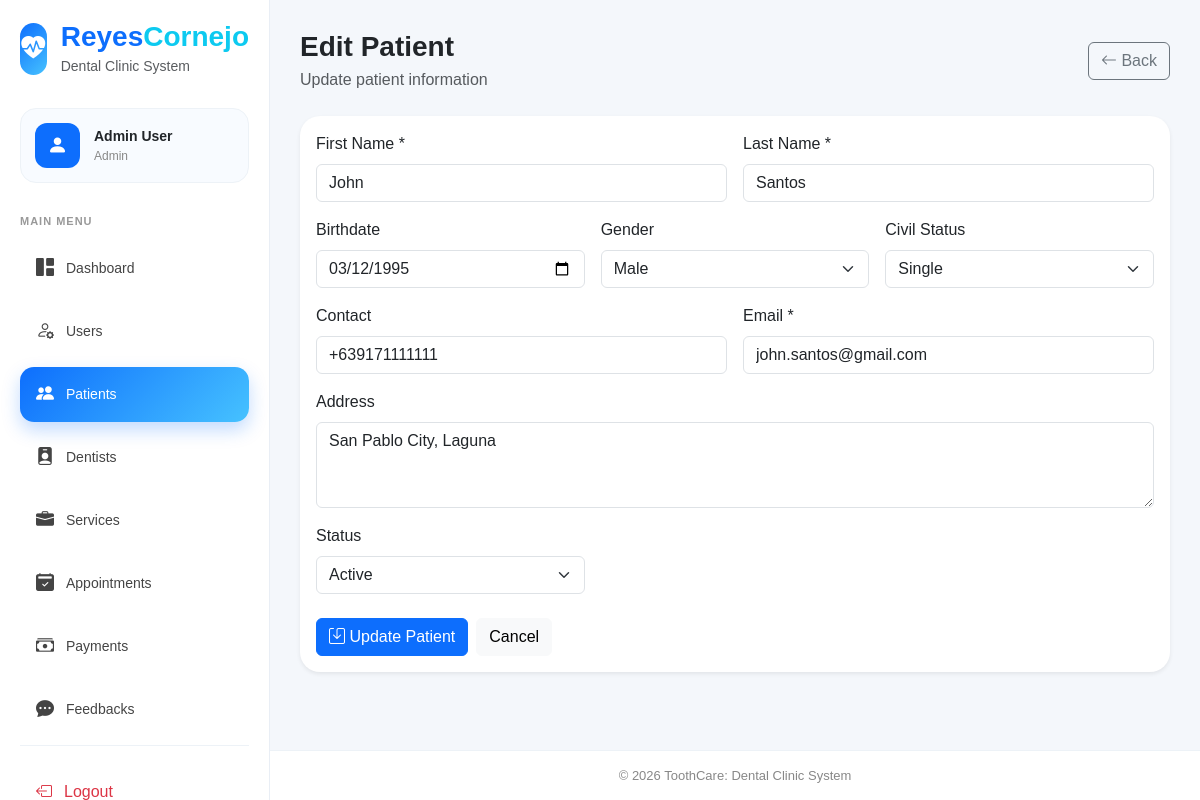
Page /public/admin/patients/edit?id=1 (signed in) on the committed database.
### tables this page shows
CREATE TABLE
    patients (
        id INT AUTO_INCREMENT PRIMARY KEY,
        firstname VARCHAR(100) NOT NULL,
        lastname VARCHAR(100) NOT NULL,
        birthdate DATE NULL,
        gender ENUM ('male', 'female', 'other') NULL,
        contact VARCHAR(30) NULL,
        email VARCHAR(150) NULL,
        address TEXT NULL,
        civil_status ENUM ('single', 'married', 'widowed', 'separated') NULL,
        status ENUM ('active', 'inactive') DEFAULT 'active',
        created_at TIMESTAMP DEFAULT CURRENT_TIMESTAMP,
        updated_at TIMESTAMP NULL DEFAULT NULL ON UPDATE CURRENT_TIMESTAMP,
        INDEX idx_patients_name (firstname, lastname),
        INDEX idx_patients_contact (contact),
        INDEX idx_patients_email (email),
        INDEX idx_patients_status (status)
    );

### models/Database.php (called while the page is built, shortened)
<?php
class Database {
    protected PDO $conn;
    public function __construct() {
        $this->conn = new PDO(
            'mysql:host=localhost;dbname=toothcare;charset=utf8',
            'root',
            '',
            [
                PDO::ATTR_ERRMODE => PDO::ERRMODE_EXCEPTION,
                PDO::ATTR_DEFAULT_FETCH_MODE => PDO::FETCH_ASSOC
            ]
        );
    }
    protected function fetch($sql, $params = []) {
        $stmt = $this->conn->prepare($sql);
        $stmt->execute($params);
        return $stmt->fetch();
    }
}

### models/BaseModel.php (called while the page is built, shortened)
<?php
require_once "Database.php";
class BaseModel extends Database {
    protected $table;
    protected $primaryKey = 'id';
    public function find($id, $columns = "*") {
        return $this->fetch("
            SELECT {$columns}
            FROM {$this->table}
            WHERE {$this->primaryKey} = ?
        ", [$id]);
    }
}

### public/admin/patients/edit.php (the view, shortened to what this page needs)
<?php
$patientClass = new Patient();
$id = $_GET['id'] ?? null;
$patient = $patientClass->find($id);
$errors = [];
$form = [
    'firstname' => $patient['firstname'],
    'lastname' => $patient['lastname'],
    'birthdate' => $patient['birthdate'],
    'gender' => $patient['gender'],
    'contact' => $patient['contact'],
    'email' => $patient['email'],
    'address' => $patient['address'],
    'civil_status' => $patient['civil_status'],
    'status' => $patient['status']
];
?>
<div class="main-wrapper">
    <div class="content">
        <div class="dashboard-header mb-4">
            <div>
                <h3 class="fw-bold mb-1">Edit Patient</h3>
                <p class="text-muted mb-0">Update patient information</p>
            </div>
            <a href="<?= PROJECT_BASE ?>admin/patients" class="btn btn-outline-secondary">
                <i class="bi bi-arrow-left"></i> Back
            </a>
        </div>
        <div class="card border-0 shadow-sm dashboard-panel">
            <div class="card-body">
                <form method="POST">
                    <div class="row g-3">
                        <div class="col-md-6">
                            <label class="form-label">First Name *</label>
                            <input type="text"
                                name="firstname"
                                class="form-control <?= isset($errors['firstname']) ? 'is-invalid' : '' ?>"
                                value="<?= htmlspecialchars($form['firstname']) ?>">
                        </div>
                        <div class="col-md-6">
                            <label class="form-label">Last Name *</label>
                            <input type="text"
                                name="lastname"
                                class="form-control <?= isset($errors['lastname']) ? 'is-invalid' : '' ?>"
                                value="<?= htmlspecialchars($form['lastname']) ?>">
                        </div>
                        <div class="col-md-4">
                            <label class="form-label">Birthdate</label>
                            <input type="date"
                                name="birthdate"
                                class="form-control"
                                value="<?= htmlspecialchars($form['birthdate']) ?>">
                        </div>
                        <div class="col-md-4">
                            <label class="form-label">Gender</label>
                            <select name="gender" class="form-select">
                                <option value="male" <?= $form['gender'] === 'male' ? 'selected' : '' ?>>Male</option>
                            </select>
                        </div>
                        <div class="col-md-4">
                            <label class="form-label">Civil Status</label>
                            <select name="civil_status" class="form-select">
                                <option value="single" <?= $form['civil_status'] === 'single' ? 'selected' : '' ?>>Single</option>
                            </select>
                        </div>
                        <div class="col-md-6">
                            <label class="form-label">Contact</label>
                            <input type="text"
                                name="contact"
                                class="form-control"
                                value="<?= htmlspecialchars($form['contact']) ?>">
                        </div>
                        <div class="col-md-6">
                            <label class="form-label">Email *</label>
                            <input type="email"
                                name="email"
                                class="form-control <?= isset($errors['email']) ? 'is-invalid' : '' ?>"
                                value="<?= htmlspecialchars($form['email']) ?>">
                        </div>
                        <div class="col-12">
                            <label class="form-label">Address</label>
                            <textarea name="address" rows="3" class="form-control"><?= htmlspecialchars($form['address']) ?></textarea>
                        </div>
                        <div class="col-md-4">
                            <label class="form-label">Status</label>
                            <select name="status" class="form-select">
                                <option value="active" <?= $form['status'] === 'active' ? 'selected' : '' ?>>Active</option>
                            </select>
                        </div>
                    </div>
                    <div class="mt-4 d-flex gap-2">
                        <button type="submit" class="btn btn-primary">
                            <i class="bi bi-save"></i> Update Patient
                        </button>
                        <a href="<?= PROJECT_BASE ?>admin/patients" class="btn btn-light">
                            Cancel
                        </a>
                    </div>
                </form>
            </div>
        </div>
    </div>

### public/assets/css/layout.css (style rules this page uses)
body { margin: 0; background: #f4f7fb; font-family: Arial, sans-serif; }
.main-wrapper { margin-left: 270px; min-height: 100vh; display: flex; flex-direction: column; }
.content { flex: 1; padding: 30px; }

### public/assets/css/dashboard.css (style rules this page uses)
.dashboard-header { display: flex; justify-content: space-between; align-items: center; gap: 15px; }
.dashboard-panel { border-radius: 20px; }

### rows in the picture
patients: firstname "John", lastname "Santos", birthdate "03/12/1995", gender "Male", civil_status "Single", contact "+639171111111", email "john.santos@gmail.com", address "San Pablo City, Laguna", status "Active"

### other values in the picture
BRAND_NAME_FIRST "Reyes"
BRAND_NAME_SECOND "Cornejo"
$user['name'] "Admin User"
$role "Admin"
$title "Dashboard"
$title "Users"
$title "Patients"
$title "Dentists"
$title "Services"
$title "Appointments"
$title "Payments"
$title "Feedbacks"
BRAND_NAME "ToothCare"
